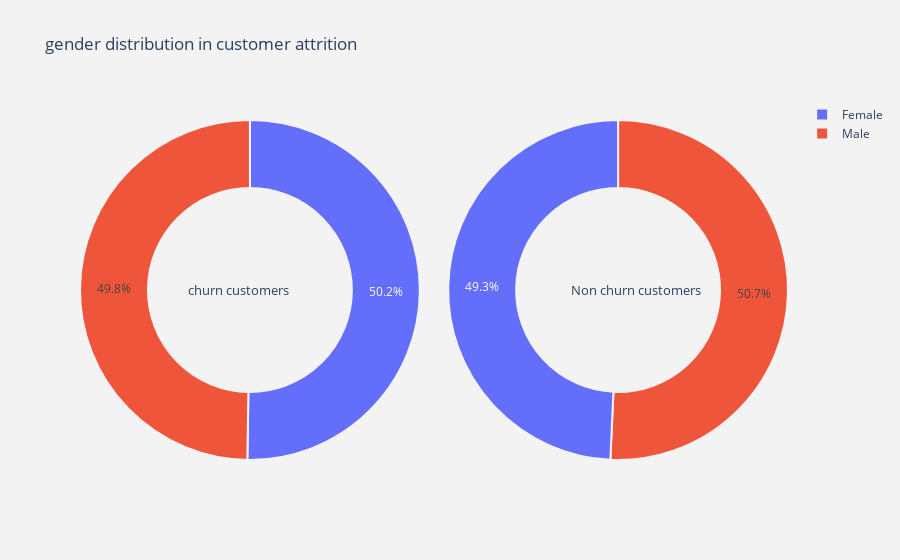
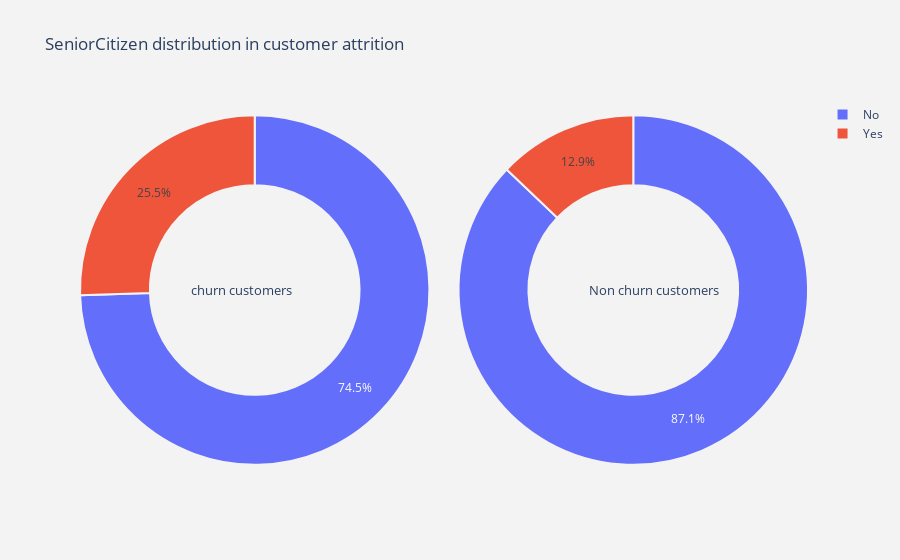
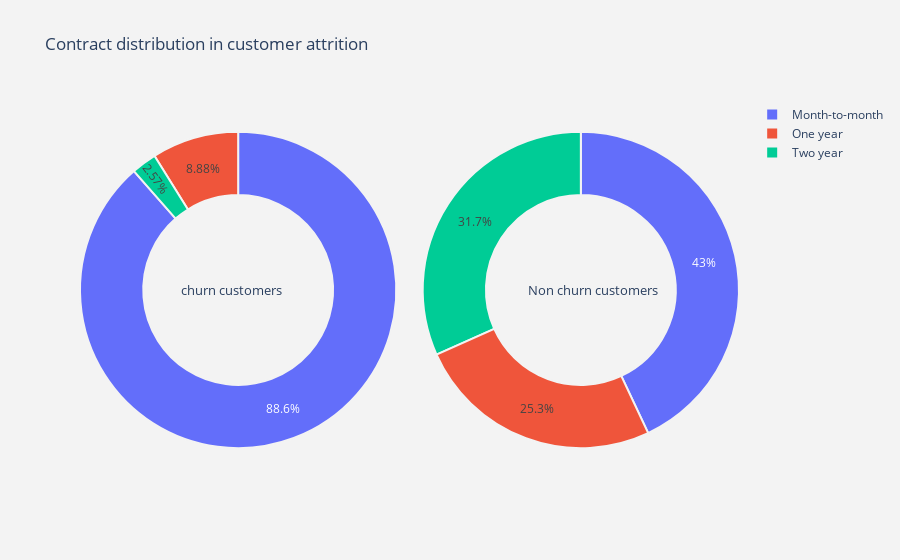
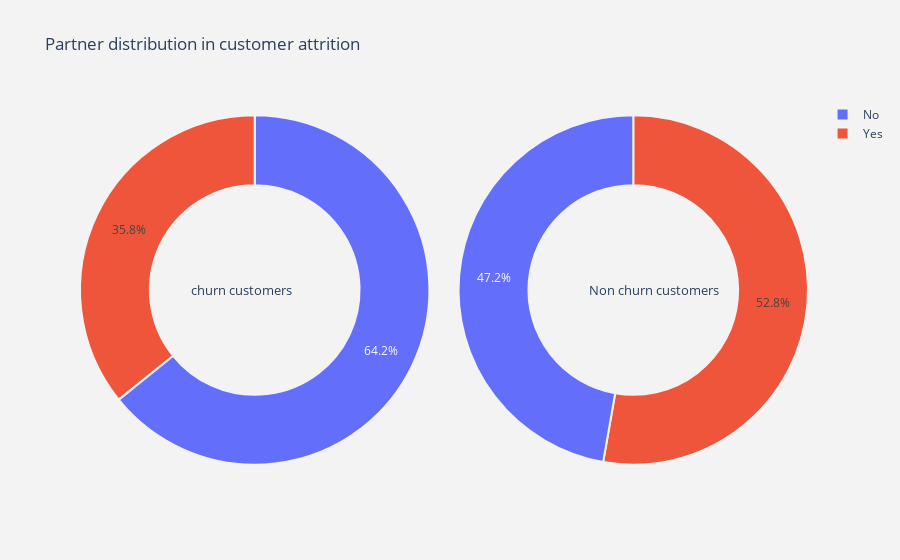

Here is the notebook cell these charts were saved with, in order:
### Code cell
%run Data_Analysis.ipynb
# telcompos= df.loc[telcom1['Churn'] == 1]
# telcomneg= df.loc[telcom1['Churn'] == 0]
#telcom1 = telcom1.values.tolist()
# telcompos= telcompos.values.tolist()
# telcomneg= telcomneg.values.tolist()

### Figure 1 — Plotly figure (JSON) as saved in the notebook; plotly's stock layout.template omitted (floating-point values rounded to 4 significant figures)
{"data": [{"domain": {"x": [0, 0.48]}, "hole": 0.6, "hoverinfo": "label+percent+name", "labels": ["Female", "Male"], "marker": {"line": {"color": "rgb(243,243,243)", "width": 2}}, "name": "Churn Customers", "type": "pie", "values": [939, 930]}, {"domain": {"x": [0.52, 1]}, "hole": 0.6, "hoverinfo": "label+percent+name", "labels": ["Male", "Female"], "marker": {"line": {"color": "rgb(243,243,243)", "width": 2}}, "name": "Non churn customers", "type": "pie", "values": [2619, 2544]}], "layout": {"annotations": [{"font": {"size": 13}, "showarrow": false, "text": "churn customers", "x": 0.15, "y": 0.5}, {"font": {"size": 13}, "showarrow": false, "text": "Non churn customers", "x": 0.88, "y": 0.5}], "paper_bgcolor": "rgb(243,243,243)", "plot_bgcolor": "rgb(243,243,243)", "title": {"text": "gender distribution in customer attrition "}}}

### Figure 2 — Plotly figure (JSON) as saved in the notebook; plotly's stock layout.template omitted (floating-point values rounded to 4 significant figures)
{"data": [{"domain": {"x": [0, 0.48]}, "hole": 0.6, "hoverinfo": "label+percent+name", "labels": ["No", "Yes"], "marker": {"line": {"color": "rgb(243,243,243)", "width": 2}}, "name": "Churn Customers", "type": "pie", "values": [1393, 476]}, {"domain": {"x": [0.52, 1]}, "hole": 0.6, "hoverinfo": "label+percent+name", "labels": ["No", "Yes"], "marker": {"line": {"color": "rgb(243,243,243)", "width": 2}}, "name": "Non churn customers", "type": "pie", "values": [4497, 666]}], "layout": {"annotations": [{"font": {"size": 13}, "showarrow": false, "text": "churn customers", "x": 0.15, "y": 0.5}, {"font": {"size": 13}, "showarrow": false, "text": "Non churn customers", "x": 0.88, "y": 0.5}], "paper_bgcolor": "rgb(243,243,243)", "plot_bgcolor": "rgb(243,243,243)", "title": {"text": "SeniorCitizen distribution in customer attrition "}}}

### Figure 3 — Plotly figure (JSON) as saved in the notebook; plotly's stock layout.template omitted (floating-point values rounded to 4 significant figures)
{"data": [{"domain": {"x": [0, 0.48]}, "hole": 0.6, "hoverinfo": "label+percent+name", "labels": ["Month-to-month", "One year", "Two year"], "marker": {"line": {"color": "rgb(243,243,243)", "width": 2}}, "name": "Churn Customers", "type": "pie", "values": [1655, 166, 48]}, {"domain": {"x": [0.52, 1]}, "hole": 0.6, "hoverinfo": "label+percent+name", "labels": ["Month-to-month", "Two year", "One year"], "marker": {"line": {"color": "rgb(243,243,243)", "width": 2}}, "name": "Non churn customers", "type": "pie", "values": [2220, 1637, 1306]}], "layout": {"annotations": [{"font": {"size": 13}, "showarrow": false, "text": "churn customers", "x": 0.15, "y": 0.5}, {"font": {"size": 13}, "showarrow": false, "text": "Non churn customers", "x": 0.88, "y": 0.5}], "paper_bgcolor": "rgb(243,243,243)", "plot_bgcolor": "rgb(243,243,243)", "title": {"text": "Contract distribution in customer attrition "}}}

### Figure 4 — Plotly figure (JSON) as saved in the notebook; plotly's stock layout.template omitted (floating-point values rounded to 4 significant figures)
{"data": [{"domain": {"x": [0, 0.48]}, "hole": 0.6, "hoverinfo": "label+percent+name", "labels": ["No", "Yes"], "marker": {"line": {"color": "rgb(243,243,243)", "width": 2}}, "name": "Churn Customers", "type": "pie", "values": [1200, 669]}, {"domain": {"x": [0.52, 1]}, "hole": 0.6, "hoverinfo": "label+percent+name", "labels": ["Yes", "No"], "marker": {"line": {"color": "rgb(243,243,243)", "width": 2}}, "name": "Non churn customers", "type": "pie", "values": [2724, 2439]}], "layout": {"annotations": [{"font": {"size": 13}, "showarrow": false, "text": "churn customers", "x": 0.15, "y": 0.5}, {"font": {"size": 13}, "showarrow": false, "text": "Non churn customers", "x": 0.88, "y": 0.5}], "paper_bgcolor": "rgb(243,243,243)", "plot_bgcolor": "rgb(243,243,243)", "title": {"text": "Partner distribution in customer attrition "}}}
